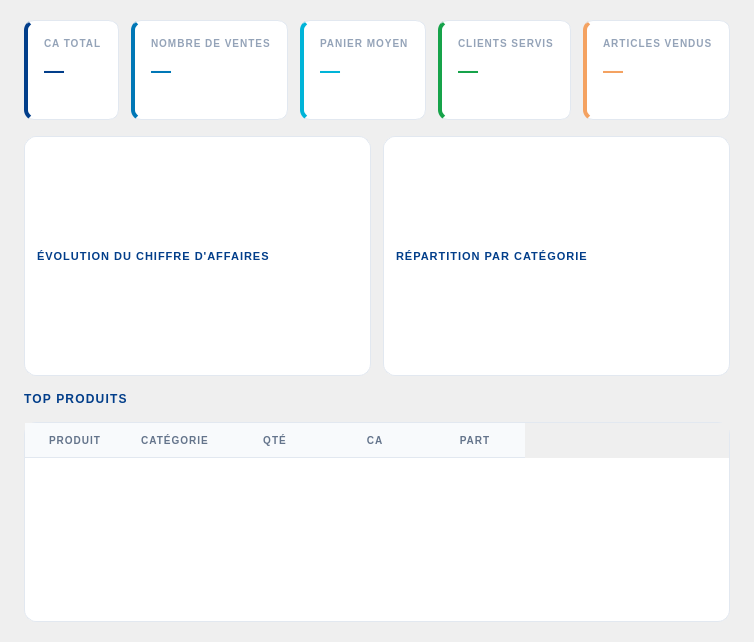
     <widget class="QWidget" name="tab_ventes">
      <property name="styleSheet">
       <string notr="true">QWidget#tab_ventes { background: #f0f4f8; }</string>
      </property>
      <attribute name="title">
       <string>Ventes</string>
      </attribute>
      <layout class="QVBoxLayout" name="tabVentesLayout">
       <property name="spacing">
        <number>16</number>
       </property>
       <property name="leftMargin">
        <number>24</number>
       </property>
       <property name="topMargin">
        <number>20</number>
       </property>
       <property name="rightMargin">
        <number>24</number>
       </property>
       <property name="bottomMargin">
        <number>20</number>
       </property>
       <item>
        <layout class="QHBoxLayout" name="kpisVentesRow">
         <property name="spacing">
          <number>12</number>
         </property>
         <item>
          <widget class="QFrame" name="kpi_ca">
           <property name="minimumSize">
            <size>
             <width>0</width>
             <height>100</height>
            </size>
           </property>
           <property name="styleSheet">
            <string notr="true">QFrame#kpi_ca { background: #ffffff; border: 1px solid #e2e8f0; border-left: 4px solid #023E8A; border-radius: 10px; }</string>
           </property>
           <layout class="QVBoxLayout" name="kpi_ca_layout">
            <property name="spacing">
             <number>4</number>
            </property>
            <property name="leftMargin">
             <number>16</number>
            </property>
            <property name="topMargin">
             <number>12</number>
            </property>
            <property name="rightMargin">
             <number>16</number>
            </property>
            <property name="bottomMargin">
             <number>12</number>
            </property>
            <item>
             <widget class="QLabel" name="kpi_ca_label">
              <property name="styleSheet">
               <string notr="true">color: #94a3b8; font-size: 10px; font-weight: 800; letter-spacing: 1px; background: transparent;</string>
              </property>
              <property name="text">
               <string>CA TOTAL</string>
              </property>
             </widget>
            </item>
            <item>
             <widget class="QLabel" name="kpi_ca_value">
              <property name="styleSheet">
               <string notr="true">color: #023E8A; font-size: 20px; font-weight: 800; background: transparent;</string>
              </property>
              <property name="text">
               <string>—</string>
              </property>
             </widget>
            </item>
            <item>
             <widget class="QLabel" name="kpi_ca_var">
              <property name="styleSheet">
               <string notr="true">color: #94a3b8; font-size: 10px; font-weight: 700; background: transparent;</string>
              </property>
              <property name="text">
               <string/>
              </property>
             </widget>
            </item>
           </layout>
          </widget>
         </item>
         <item>
          <widget class="QFrame" name="kpi_ventes">
           <property name="minimumSize">
            <size>
             <width>0</width>
             <height>100</height>
            </size>
           </property>
           <property name="styleSheet">
            <string notr="true">QFrame#kpi_ventes { background: #ffffff; border: 1px solid #e2e8f0; border-left: 4px solid #0077B6; border-radius: 10px; }</string>
           </property>
           <layout class="QVBoxLayout" name="kpi_ventes_layout">
            <property name="spacing">
             <number>4</number>
            </property>
            <property name="leftMargin">
             <number>16</number>
            </property>
            <property name="topMargin">
             <number>12</number>
            </property>
            <property name="rightMargin">
             <number>16</number>
            </property>
            <property name="bottomMargin">
             <number>12</number>
            </property>
            <item>
             <widget class="QLabel" name="kpi_ventes_label">
              <property name="styleSheet">
               <string notr="true">color: #94a3b8; font-size: 10px; font-weight: 800; letter-spacing: 1px; background: transparent;</string>
              </property>
              <property name="text">
               <string>NOMBRE DE VENTES</string>
              </property>
             </widget>
            </item>
            <item>
             <widget class="QLabel" name="kpi_ventes_value">
              <property name="styleSheet">
               <string notr="true">color: #0077B6; font-size: 20px; font-weight: 800; background: transparent;</string>
              </property>
              <property name="text">
               <string>—</string>
              </property>
             </widget>
            </item>
            <item>
             <widget class="QLabel" name="kpi_ventes_var">
              <property name="styleSheet">
               <string notr="true">color: #94a3b8; font-size: 10px; font-weight: 700; background: transparent;</string>
              </property>
              <property name="text">
               <string/>
              </property>
             </widget>
            </item>
           </layout>
          </widget>
         </item>
         <item>
          <widget class="QFrame" name="kpi_panier">
           <property name="minimumSize">
            <size>
             <width>0</width>
             <height>100</height>
            </size>
           </property>
           <property name="styleSheet">
            <string notr="true">QFrame#kpi_panier { background: #ffffff; border: 1px solid #e2e8f0; border-left: 4px solid #00B4D8; border-radius: 10px; }</string>
           </property>
           <layout class="QVBoxLayout" name="kpi_panier_layout">
            <property name="spacing">
             <number>4</number>
            </property>
            <property name="leftMargin">
             <number>16</number>
            </property>
            <property name="topMargin">
             <number>12</number>
            </property>
            <property name="rightMargin">
             <number>16</number>
            </property>
            <property name="bottomMargin">
             <number>12</number>
            </property>
            <item>
             <widget class="QLabel" name="kpi_panier_label">
              <property name="styleSheet">
               <string notr="true">color: #94a3b8; font-size: 10px; font-weight: 800; letter-spacing: 1px; background: transparent;</string>
              </property>
              <property name="text">
               <string>PANIER MOYEN</string>
              </property>
             </widget>
            </item>
            <item>
             <widget class="QLabel" name="kpi_panier_value">
              <property name="styleSheet">
               <string notr="true">color: #00B4D8; font-size: 20px; font-weight: 800; background: transparent;</string>
              </property>
              <property name="text">
               <string>—</string>
              </property>
             </widget>
            </item>
            <item>
             <widget class="QLabel" name="kpi_panier_var">
              <property name="styleSheet">
               <string notr="true">color: #94a3b8; font-size: 10px; font-weight: 700; background: transparent;</string>
              </property>
              <property name="text">
               <string/>
              </property>
             </widget>
            </item>
           </layout>
          </widget>
         </item>
         <item>
          <widget class="QFrame" name="kpi_clients">
           <property name="minimumSize">
            <size>
             <width>0</width>
             <height>100</height>
            </size>
           </property>
           <property name="styleSheet">
            <string notr="true">QFrame#kpi_clients { background: #ffffff; border: 1px solid #e2e8f0; border-left: 4px solid #16A34A; border-radius: 10px; }</string>
           </property>
           <layout class="QVBoxLayout" name="kpi_clients_layout">
            <property name="spacing">
             <number>4</number>
            </property>
            <property name="leftMargin">
             <number>16</number>
            </property>
            <property name="topMargin">
             <number>12</number>
            </property>
            <property name="rightMargin">
             <number>16</number>
            </property>
            <property name="bottomMargin">
             <number>12</number>
            </property>
            <item>
             <widget class="QLabel" name="kpi_clients_label">
              <property name="styleSheet">
               <string notr="true">color: #94a3b8; font-size: 10px; font-weight: 800; letter-spacing: 1px; background: transparent;</string>
              </property>
              <property name="text">
               <string>CLIENTS SERVIS</string>
              </property>
             </widget>
            </item>
            <item>
             <widget class="QLabel" name="kpi_clients_value">
              <property name="styleSheet">
               <string notr="true">color: #16A34A; font-size: 20px; font-weight: 800; background: transparent;</string>
              </property>
              <property name="text">
               <string>—</string>
              </property>
             </widget>
            </item>
            <item>
             <widget class="QLabel" name="kpi_clients_var">
              <property name="styleSheet">
               <string notr="true">color: #94a3b8; font-size: 10px; font-weight: 700; background: transparent;</string>
              </property>
              <property name="text">
               <string/>
              </property>
             </widget>
            </item>
           </layout>
          </widget>
         </item>
         <item>
          <widget class="QFrame" name="kpi_articles">
           <property name="minimumSize">
            <size>
             <width>0</width>
             <height>100</height>
            </size>
           </property>
           <property name="styleSheet">
            <string notr="true">QFrame#kpi_articles { background: #ffffff; border: 1px solid #e2e8f0; border-left: 4px solid #F4A261; border-radius: 10px; }</string>
           </property>
           <layout class="QVBoxLayout" name="kpi_articles_layout">
            <property name="spacing">
             <number>4</number>
            </property>
            <property name="leftMargin">
             <number>16</number>
            </property>
            <property name="topMargin">
             <number>12</number>
            </property>
            <property name="rightMargin">
             <number>16</number>
            </property>
            <property name="bottomMargin">
             <number>12</number>
            </property>
            <item>
             <widget class="QLabel" name="kpi_articles_label">
              <property name="styleSheet">
               <string notr="true">color: #94a3b8; font-size: 10px; font-weight: 800; letter-spacing: 1px; background: transparent;</string>
              </property>
              <property name="text">
               <string>ARTICLES VENDUS</string>
              </property>
             </widget>
            </item>
            <item>
             <widget class="QLabel" name="kpi_articles_value">
              <property name="styleSheet">
               <string notr="true">color: #F4A261; font-size: 20px; font-weight: 800; background: transparent;</string>
              </property>
              <property name="text">
               <string>—</string>
              </property>
             </widget>
            </item>
            <item>
             <widget class="QLabel" name="kpi_articles_var">
              <property name="styleSheet">
               <string notr="true">color: #94a3b8; font-size: 10px; font-weight: 700; background: transparent;</string>
              </property>
              <property name="text">
               <string/>
              </property>
             </widget>
            </item>
           </layout>
          </widget>
         </item>
        </layout>
       </item>
       <item>
        <layout class="QHBoxLayout" name="chartsRow">
         <property name="spacing">
          <number>12</number>
         </property>
         <item>
          <widget class="QFrame" name="chart_ca">
           <property name="minimumSize">
            <size>
             <width>0</width>
             <height>240</height>
            </size>
           </property>
           <property name="styleSheet">
            <string notr="true">QFrame#chart_ca { background: #ffffff; border: 1px solid #e2e8f0; border-radius: 12px; }</string>
           </property>
           <layout class="QVBoxLayout" name="chart_ca_layout">
            <property name="leftMargin">
             <number>12</number>
            </property>
            <property name="topMargin">
             <number>12</number>
            </property>
            <property name="rightMargin">
             <number>12</number>
            </property>
            <property name="bottomMargin">
             <number>12</number>
            </property>
            <item>
             <widget class="QLabel" name="chart_ca_title">
              <property name="styleSheet">
               <string notr="true">color: #023E8A; font-size: 11px; font-weight: 800; letter-spacing: 1px; background: transparent;</string>
              </property>
              <property name="text">
               <string>ÉVOLUTION DU CHIFFRE D'AFFAIRES</string>
              </property>
             </widget>
            </item>
           </layout>
          </widget>
         </item>
         <item>
          <widget class="QFrame" name="chart_cat">
           <property name="minimumSize">
            <size>
             <width>0</width>
             <height>240</height>
            </size>
           </property>
           <property name="maximumSize">
            <size>
             <width>400</width>
             <height>240</height>
            </size>
           </property>
           <property name="styleSheet">
            <string notr="true">QFrame#chart_cat { background: #ffffff; border: 1px solid #e2e8f0; border-radius: 12px; }</string>
           </property>
           <layout class="QVBoxLayout" name="chart_cat_layout">
            <property name="leftMargin">
             <number>12</number>
            </property>
            <property name="topMargin">
             <number>12</number>
            </property>
            <property name="rightMargin">
             <number>12</number>
            </property>
            <property name="bottomMargin">
             <number>12</number>
            </property>
            <item>
             <widget class="QLabel" name="chart_cat_title">
              <property name="styleSheet">
               <string notr="true">color: #023E8A; font-size: 11px; font-weight: 800; letter-spacing: 1px; background: transparent;</string>
              </property>
              <property name="text">
               <string>RÉPARTITION PAR CATÉGORIE</string>
              </property>
             </widget>
            </item>
           </layout>
          </widget>
         </item>
        </layout>
       </item>
       <item>
        <widget class="QLabel" name="lbl_top_produits">
         <property name="styleSheet">
          <string notr="true">color: #023E8A; font-size: 12px; font-weight: 800; letter-spacing: 1.2px; background: transparent;</string>
         </property>
         <property name="text">
          <string>TOP PRODUITS</string>
         </property>
        </widget>
       </item>
       <item>
        <widget class="QTableWidget" name="table_top_produits">
         <property name="minimumSize">
          <size>
           <width>0</width>
           <height>200</height>
          </size>
         </property>
         <property name="styleSheet">
          <string notr="true">QTableWidget { background: #ffffff; border: 1px solid #e2e8f0; border-radius: 12px; gridline-color: transparent; color: #0f172a; }
QTableWidget::item { padding: 6px; }
QHeaderView::section { background: #f8fafc; color: #64748b; padding: 8px; border: none; border-bottom: 1px solid #e2e8f0; font-size: 10px; font-weight: 800; letter-spacing: 1px; }</string>
         </property>
         <property name="selectionBehavior">
          <enum>QAbstractItemView::SelectionBehavior::SelectRows</enum>
         </property>
         <property name="showGrid">
          <bool>false</bool>
         </property>
         <column>
          <property name="text">
           <string>PRODUIT</string>
          </property>
         </column>
         <column>
          <property name="text">
           <string>CATÉGORIE</string>
          </property>
         </column>
         <column>
          <property name="text">
           <string>QTÉ</string>
          </property>
         </column>
         <column>
          <property name="text">
           <string>CA</string>
          </property>
         </column>
         <column>
          <property name="text">
           <string>PART</string>
          </property>
         </column>
        </widget>
       </item>
      </layout>
     </widget>
